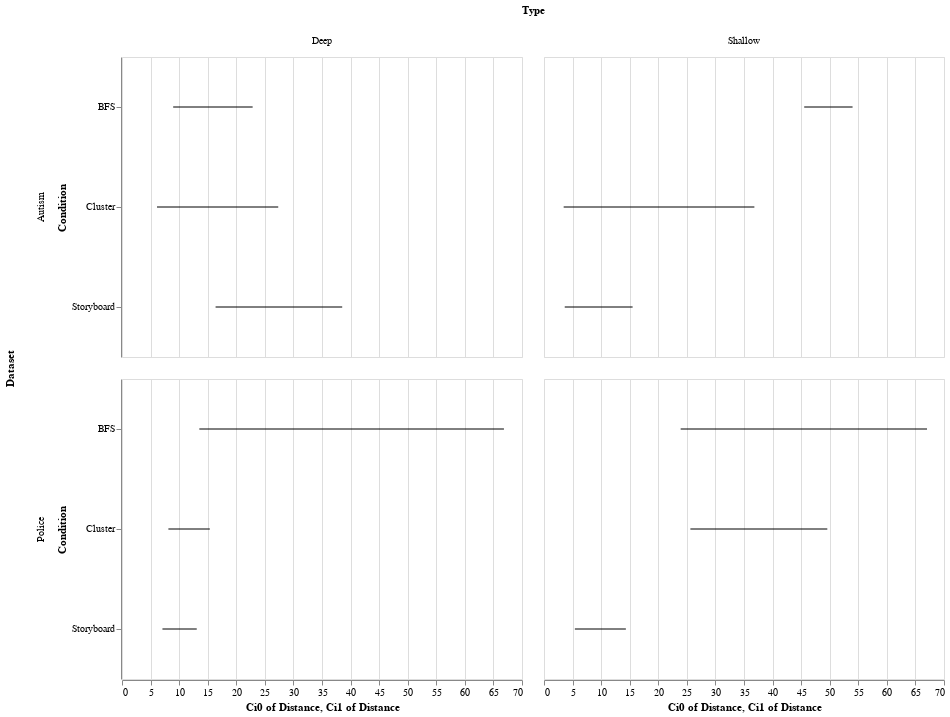

Notebook cell for this chart:
### Code cell
error_bars

### Figure 1 — Vega-Lite specification as saved in the notebook (floating-point values rounded to 4 significant figures)
{"$schema": "https://vega.github.io/schema/vega-lite/v2.6.0.json", "config": {"view": {"height": 300, "width": 400}}, "data": {"name": "data-427b73d529a522ea363d890c36599576"}, "datasets": {"data-427b73d529a522ea363d890c36599576": [{"Condition": "Cluster", "Dataset": "Autism", "Distance": 60.39, "Task": "B2", "Type": "Shallow"}, {"Condition": "BFS", "Dataset": "Autism", "Distance": 47.66, "Task": "B3", "Type": "Shallow"}, {"Condition": "Storyboard", "Dataset": "Autism", "Distance": 3.818, "Task": "B1", "Type": "Shallow"}, {"Condition": "BFS", "Dataset": "Autism", "Distance": 43.42, "Task": "B3", "Type": "Shallow"}, {"Condition": "Storyboard", "Dataset": "Autism", "Distance": 3.818, "Task": "B1", "Type": "Shallow"}, {"Condition": "Cluster", "Dataset": "Autism", "Distance": 3.253, "Task": "B2", "Type": "Shallow"}, {"Condition": "Cluster", "Dataset": "Autism", "Distance": 3.253, "Task": "B2", "Type": "Shallow"}, {"Condition": "BFS", "Dataset": "Autism", "Distance": 46.24, "Task": "B3", "Type": "Shallow"}, {"Condition": "Storyboard", "Dataset": "Autism", "Distance": 25.03, "Task": "B1", "Type": "Shallow"}, {"Condition": "BFS", "Dataset": "Autism", "Distance": 46.24, "Task": "B3", "Type": "Shallow"}, {"Condition": "Storyboard", "Dataset": "Autism", "Distance": 3.818, "Task": "B1", "Type": "Shallow"}, {"Condition": "Cluster", "Dataset": "Autism", "Distance": 3.818, "Task": "B2", "Type": "Shallow"}, {"Condition": "Cluster", "Dataset": "Autism", "Distance": 3.818, "Task": "B2", "Type": "Shallow"}, {"Condition": "BFS", "Dataset": "Autism", "Distance": 48.93, "Task": "B3", "Type": "Shallow"}, {"Condition": "Storyboard", "Dataset": "Autism", "Distance": 3.253, "Task": "B1", "Type": "Shallow"}, {"Condition": "BFS", "Dataset": "Autism", "Distance": 60.39, "Task": "B3", "Type": "Shallow"}, {"Condition": "Storyboard", "Dataset": "Autism", "Distance": 10.89, "Task": "B1", "Type": "Shallow"}, {"Condition": "Cluster", "Dataset": "Autism", "Distance": 32.1, "Task": "B2", "Type": "Shallow"}, {"Condition": "Storyboard", "Dataset": "Police", "Distance": 13.12, "Task": "A1", "Type": "Shallow"}, {"Condition": "Storyboard", "Dataset": "Police", "Distance": 6.492, "Task": "A1", "Type": "Shallow"}, {"Condition": "Cluster", "Dataset": "Police", "Distance": 58.49, "Task": "A2", "Type": "Shallow"}, {"Condition": "Cluster", "Dataset": "Police", "Distance": 21.87, "Task": "A2", "Type": "Shallow"}, {"Condition": "BFS", "Dataset": "Police", "Distance": 60.1, "Task": "A3", "Type": "Shallow"}, {"Condition": "BFS", "Dataset": "Police", "Distance": 36.42, "Task": "A3", "Type": "Shallow"}, {"Condition": "Storyboard", "Dataset": "Police", "Distance": 10.98, "Task": "A1", "Type": "Shallow"}, {"Condition": "Storyboard", "Dataset": "Police", "Distance": 6.793, "Task": "A1", "Type": "Shallow"}, {"Condition": "Cluster", "Dataset": "Police", "Distance": 18.66, "Task": "A2", "Type": "Shallow"}, {"Condition": "Cluster", "Dataset": "Police", "Distance": 52.86, "Task": "A2", "Type": "Shallow"}, {"Condition": "BFS", "Dataset": "Police", "Distance": 71.77, "Task": "A3", "Type": "Shallow"}, {"Condition": "BFS", "Dataset": "Police", "Distance": 81.06, "Task": "A3", "Type": "Shallow"}, {"Condition": "Storyboard", "Dataset": "Police", "Distance": 19.75, "Task": "A1", "Type": "Shallow"}, {"Condition": "Storyboard", "Dataset": "Police", "Distance": 0.9899, "Task": "A1", "Type": "Shallow"}, {"Condition": "Cluster", "Dataset": "Police", "Distance": 42.01, "Task": "A2", "Type": "Shallow"}, {"Condition": "Cluster", "Dataset": "Police", "Distance": 31.51, "Task": "A2", "Type": "Shallow"}, {"Condition": "BFS", "Dataset": "Police", "Distance": 11.66, "Task": "A3", "Type": "Shallow"}, {"Condition": "BFS", "Dataset": "Police", "Distance": 12.06, "Task": "A3", "Type": "Shallow"}, {"Condition": "Storyboard", "Dataset": "Police", "Distance": 4.566, "Task": "A1", "Type": "Deep"}, {"Condition": "Storyboard", "Dataset": "Police", "Distance": 9.805, "Task": "A1", "Type": "Deep"}, {"Condition": "Cluster", "Dataset": "Police", "Distance": 4.566, "Task": "A2", "Type": "Deep"}, {"Condition": "Cluster", "Dataset": "Police", "Distance": 10.73, "Task": "A2", "Type": "Deep"}, {"Condition": "BFS", "Dataset": "Police", "Distance": 16.55, "Task": "A3", "Type": "Deep"}, {"Condition": "BFS", "Dataset": "Police", "Distance": 96.43, "Task": "A3", "Type": "Deep"}, {"Condition": "Storyboard", "Dataset": "Police", "Distance": 13.1, "Task": "A1", "Type": "Deep"}, {"Condition": "Storyboard", "Dataset": "Police", "Distance": 6.749, "Task": "A1", "Type": "Deep"}, {"Condition": "Cluster", "Dataset": "Police", "Distance": 13.58, "Task": "A2", "Type": "Deep"}, {"Condition": "Cluster", "Dataset": "Police", "Distance": 8.243, "Task": "A2", "Type": "Deep"}, {"Condition": "BFS", "Dataset": "Police", "Distance": 19.31, "Task": "A3", "Type": "Deep"}, {"Condition": "BFS", "Dataset": "Police", "Distance": 10.52, "Task": "A3", "Type": "Deep"}, {"Condition": "Storyboard", "Dataset": "Police", "Distance": 15.88, "Task": "A1", "Type": "Deep"}, {"Condition": "Storyboard", "Dataset": "Police", "Distance": 10.73, "Task": "A1", "Type": "Deep"}, {"Condition": "Cluster", "Dataset": "Police", "Distance": 13.58, "Task": "A2", "Type": "Deep"}, {"Condition": "Cluster", "Dataset": "Police", "Distance": 18.95, "Task": "A2", "Type": "Deep"}, {"Condition": "BFS", "Dataset": "Police", "Distance": 10.73, "Task": "A3", "Type": "Deep"}, {"Condition": "BFS", "Dataset": "Police", "Distance": 71.29, "Task": "A3", "Type": "Deep"}, {"Condition": "Cluster", "Dataset": "Autism", "Distance": 12.73, "Task": "B2", "Type": "Deep"}, {"Condition": "BFS", "Dataset": "Autism", "Distance": 19.8, "Task": "B3", "Type": "Deep"}, {"Condition": "Storyboard", "Dataset": "Autism", "Distance": 12.73, "Task": "B1", "Type": "Deep"}, {"Condition": "BFS", "Dataset": "Autism", "Distance": 1.414, "Task": "B3", "Type": "Deep"}, {"Condition": "Storyboard", "Dataset": "Autism", "Distance": 15.56, "Task": "B1", "Type": "Deep"}, {"Condition": "Cluster", "Dataset": "Autism", "Distance": 15.56, "Task": "B2", "Type": "Deep"}, {"Condition": "Cluster", "Dataset": "Autism", "Distance": 36.77, "Task": "B2", "Type": "Deep"}, {"Condition": "BFS", "Dataset": "Autism", "Distance": 22.63, "Task": "B3", "Type": "Deep"}, {"Condition": "Storyboard", "Dataset": "Autism", "Distance": 29.7, "Task": "B1", "Type": "Deep"}, {"Condition": "BFS", "Dataset": "Autism", "Distance": 12.73, "Task": "B3", "Type": "Deep"}, {"Condition": "Storyboard", "Dataset": "Autism", "Distance": 43.84, "Task": "B1", "Type": "Deep"}, {"Condition": "Cluster", "Dataset": "Autism", "Distance": 1.414, "Task": "B2", "Type": "Deep"}, {"Condition": "Cluster", "Dataset": "Autism", "Distance": 29.7, "Task": "B2", "Type": "Deep"}, {"Condition": "BFS", "Dataset": "Autism", "Distance": 29.7, "Task": "B3", "Type": "Deep"}, {"Condition": "Storyboard", "Dataset": "Autism", "Distance": 43.84, "Task": "B1", "Type": "Deep"}, {"Condition": "BFS", "Dataset": "Autism", "Distance": 12.73, "Task": "B3", "Type": "Deep"}, {"Condition": "Storyboard", "Dataset": "Autism", "Distance": 12.02, "Task": "B1", "Type": "Deep"}, {"Condition": "Cluster", "Dataset": "Autism", "Distance": 1.414, "Task": "B2", "Type": "Deep"}]}, "encoding": {"column": {"field": "Type", "type": "nominal"}, "row": {"field": "Dataset", "type": "nominal"}, "x": {"aggregate": "ci0", "field": "Distance", "type": "quantitative"}, "x2": {"aggregate": "ci1", "field": "Distance", "type": "quantitative"}, "y": {"field": "Condition", "type": "nominal"}}, "mark": "rule"}
